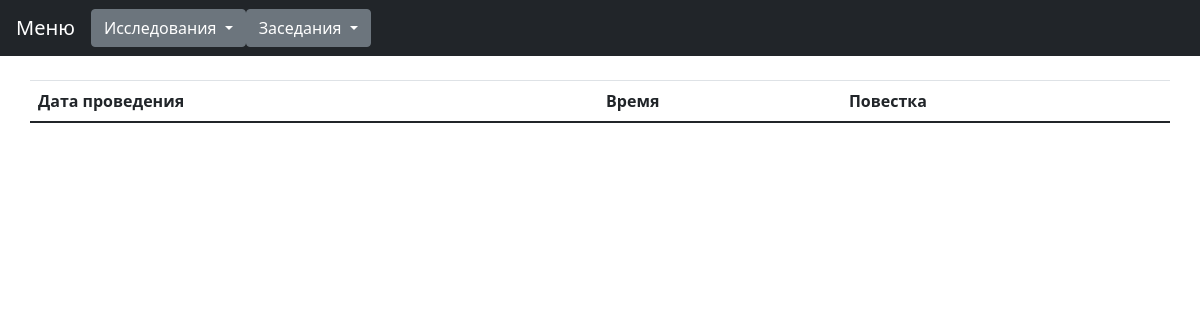
/meeting/meetingList, run on an earlier commit of the app's database.
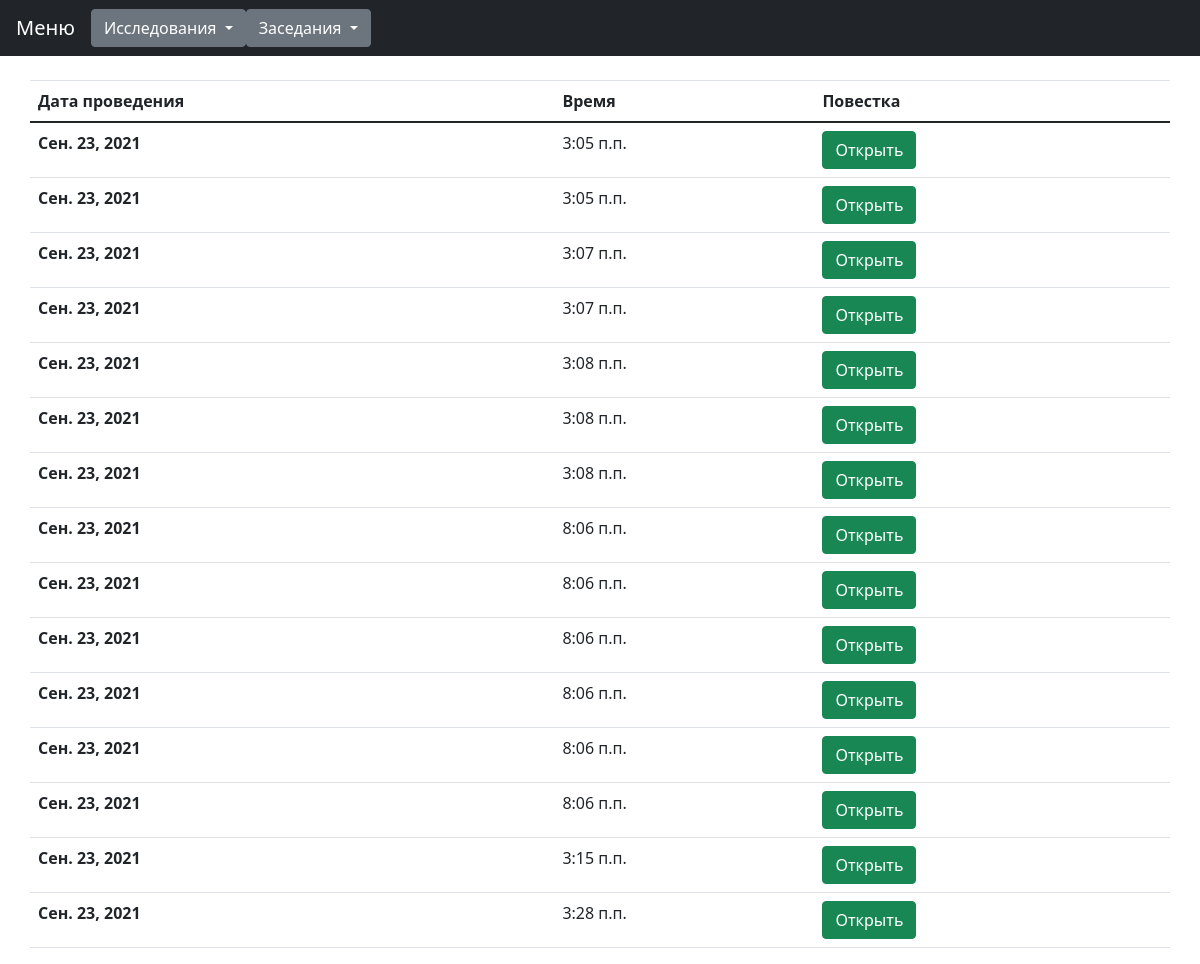
And on a later commit of the database.
### meetingManager/models.py (models this page shows)
class Meeting(models.Model):
	date = models.DateField("Дата заседания", auto_now_add=True, null=True, blank=True)
	time = models.TimeField("Время заседания")
	subpoena = models.CharField("Повестка", max_length=1000)

### meetingManager/views.py (the view)
# urls.py: path("meetingList", views.MeetingList.as_view(), name="meetingList"),
class MeetingList(Meeting):
	def get(self, request):
		meetingList = Meeting.getMeetingList()
		return render(request, "meetingList.html", {
			"meetingList": meetingList,
		})

### meetingManager/views.py (called while the page is built)
	def getMeetingList():
		return MeetingModel.objects.all()

### meetingManager/templates/meetingList.html (shortened to what this page needs)
{% extends "base.html" %}
{% block content %}
<table class="table">
  <thead>
    <tr>
      <th scope="col">Дата проведения</th>
      <th scope="col">Время</th>
      <th scope="col">Повестка</th>
    </tr>
  </thead>
  <tbody>
    {% for meeting in meetingList %}
      <tr>
        <th scope="row">{{ meeting.date }}</th>
        <td>{{ meeting.time }}</td>
        <td><a class="btn btn-success" href="../media/{{ meeting.subpoena }}" target="_blank">Открыть</a></td>
        </tr>
    {% endfor %}
  </tbody>
</table>
{% endblock %}

What changed in the data, as far as the page shows it:
added Meeting: date "Сен. 23, 2021", time "3:05 п.п."
added Meeting: date "Сен. 23, 2021", time "3:05 п.п."
added Meeting: date "Сен. 23, 2021", time "3:07 п.п."
added Meeting: date "Сен. 23, 2021", time "3:07 п.п."
added Meeting: date "Сен. 23, 2021", time "3:08 п.п."
added Meeting: date "Сен. 23, 2021", time "3:08 п.п."
added Meeting: date "Сен. 23, 2021", time "3:08 п.п."
added Meeting: date "Сен. 23, 2021", time "8:06 п.п."
added Meeting: date "Сен. 23, 2021", time "8:06 п.п."
added Meeting: date "Сен. 23, 2021", time "8:06 п.п."
added Meeting: date "Сен. 23, 2021", time "8:06 п.п."
added Meeting: date "Сен. 23, 2021", time "8:06 п.п."
added Meeting: date "Сен. 23, 2021", time "8:06 п.п."
added Meeting: date "Сен. 23, 2021", time "3:15 п.п."
added Meeting: date "Сен. 23, 2021", time "3:28 п.п."
